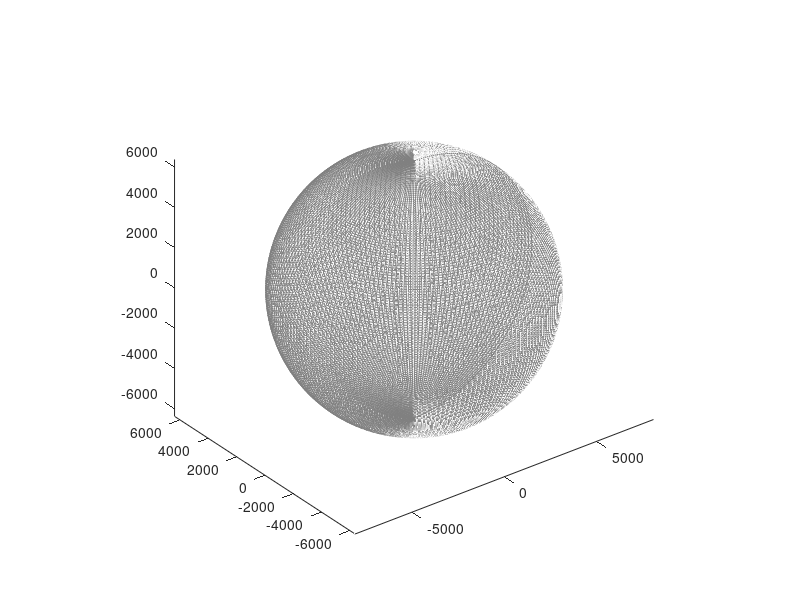

Reproduce this figure in MATLAB. (Note: this script raises an error after producing the figure.)
function earthPlot(body)
% earthPlot Generate a plot of the Earth in the current axes
%
% Inputs:
%   body - value indicating body to plot
%          1 = Earth (Default)
%          2 = Moon


if ~exist('body', 'var')
    body = 1; % Set default body to Earth
end

% Options
npanels = 180;
alpha   = 1; % globe transparency level
GMST0 = 4.89496121282306; % Epoch corresponding to J2000

if body == 1
    
    % 2:1 unprojected Earth texture image (must be in current path)
    image_file = 'EarthSatelliteImage.jpg';
    
    % Treat the Earth as spherical
    erad = 6378.137; % equatorial radius [km]
    prad = erad;         % polar radius [km]

elseif body == 2
    
    % 2:1 unprojected Moon texture image (must be in current path)
    image_file = 'MoonSatelliteImage.jpg';
    
    % Treat the moon as spherical
    erad = 1738.1; % equatorial radius [km]
    prad = erad;   % polar radius [km]
    
end
    
% Turn off the normal axes
set(gca, 'NextPlot','add', 'Visible','on');

axis equal;
axis auto;

% Set initial view
view(3);

% Create a 3D meshgrid of the sphere points using the ellipsoid function
[x, y, z] = ellipsoid(0, 0, 0, erad, erad, prad, npanels);

globe = surf(x, y, -z, 'FaceColor', 'none', 'EdgeColor', 0.5*[1 1 1]);

if ~isempty(GMST0)
    hgx = hgtransform;
    set(hgx,'Matrix', makehgtform('zrotate',GMST0));
    set(globe,'Parent',hgx);
end

% Load body image for texture map
cdata = imread(image_file);

% Set image as color data (cdata) property, and set face color to indicate
% a texturemap, which Matlab expects to be in cdata. Turn off the mesh edges.
set(globe, 'FaceColor', 'texturemap', 'CData', cdata, 'FaceAlpha', alpha, 'EdgeColor', 'none');

end